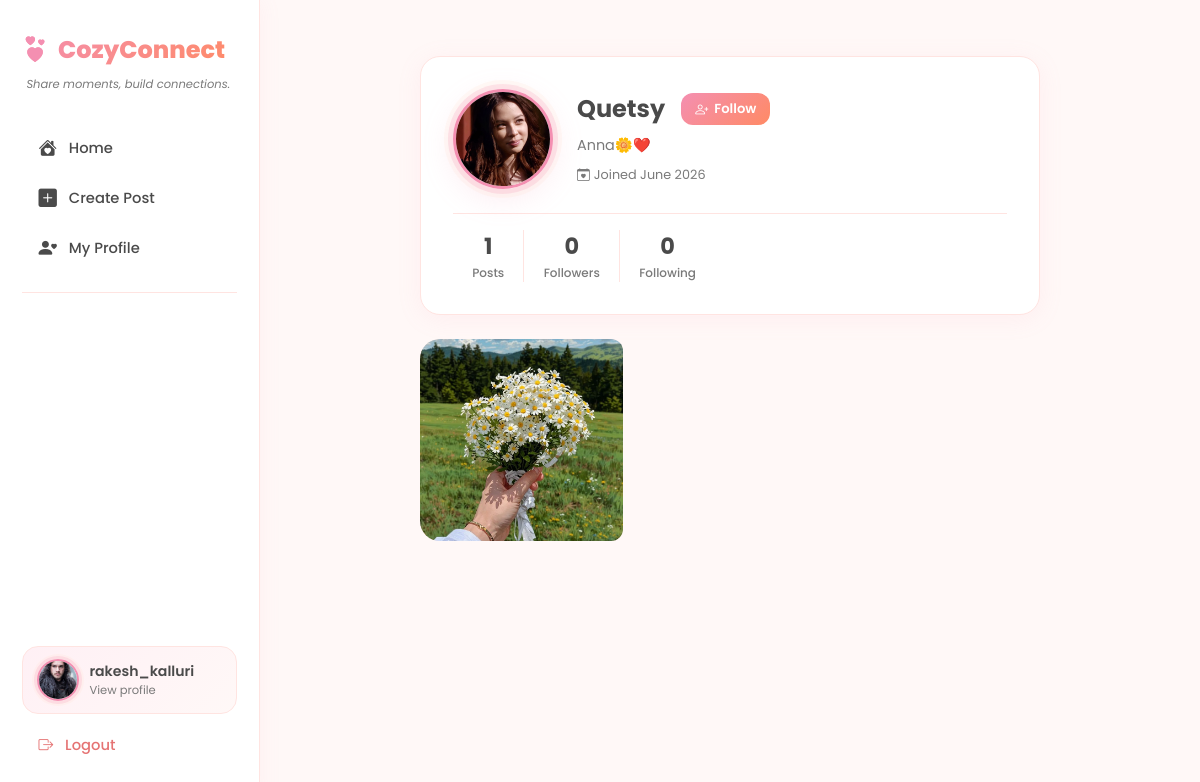
/profile/Quetsy/ (signed in), run on the app's committed database.
### social/models.py (models this page shows, shortened)
class Profile(models.Model):
    user = models.OneToOneField(
        User,
        on_delete=models.CASCADE,
        related_name='profile'
    )
    bio = models.TextField(max_length=300, blank=True)
    avatar = models.ImageField(
        upload_to='avatars/',
        default='avatars/default.png',
        blank=True
    )
    def get_followers_count(self):
        return Follow.objects.filter(following=self.user).count()
    def get_following_count(self):
        return Follow.objects.filter(follower=self.user).count()
    def get_posts_count(self):
        return Post.objects.filter(author=self.user).count()

class Post(models.Model):
    author = models.ForeignKey(
        User,
        on_delete=models.CASCADE,
        related_name='posts'
    )
    caption = models.TextField(max_length=500, blank=True)
    image = models.ImageField(
        upload_to='posts/',
        blank=True,
        null=True
    )
    created_at = models.DateTimeField(auto_now_add=True)
    class Meta:
        ordering = ['-created_at']

### social/views.py (the view)
# urls.py: path('profile/<str:username>/', views.profile_view, name='profile'),
@login_required(login_url='login')
def profile_view(request, username):
    profile_user = get_object_or_404(User, username=username)
    profile = profile_user.profile
    posts = Post.objects.filter(author=profile_user)
    is_following = Follow.objects.filter(
        follower=request.user,
        following=profile_user
    ).exists()
    return render(request, 'social/profile.html', {
        'profile_user': profile_user,
        'profile': profile,
        'posts': posts,
        'is_following': is_following,
        'followers_count': profile.get_followers_count(),
        'following_count': profile.get_following_count(),
        'posts_count': profile.get_posts_count(),
    })

### templates/social/profile.html (shortened to what this page needs)
{% extends 'social/base.html' %}
{% block content %}
<div class="content-center">
    <div class="profile-header-card">
        <div class="d-flex align-items-center gap-4 flex-wrap">
            <div class="avatar-cozy avatar-lg">
                {% if profile.avatar %}
                <img src="{{ profile.avatar.url }}" alt="avatar">
                {% else %}
                <div class="avatar-init">{{ profile_user.username|first|upper }}</div>
                {% endif %}
            </div>
            <div class="flex-fill">
                <div class="d-flex align-items-center gap-3 flex-wrap mb-2">
                    <h4 style="font-weight:700;color:var(--text);margin:0;">{{ profile_user.username }}</h4>
                    {% if request.user == profile_user %}
                    <a href="{% url 'edit_profile' %}" class="btn-cozy-outline"
                        style="font-size:0.82rem;padding:6px 14px;">
                        <i class="bi bi-pencil-heart"></i> Edit Profile
                    </a>
                    {% else %}
                    <a href="{% url 'follow' username=profile_user.username %}"
                        class="{% if is_following %}btn-cozy-outline{% else %}btn-cozy{% endif %}"
                        style="font-size:0.82rem;padding:6px 14px;">
                        {% if is_following %}
                        <i class="bi bi-person-dash"></i> Unfollow
                        {% else %}
                        <i class="bi bi-person-plus"></i> Follow
                        {% endif %}
                    </a>
                    {% endif %}
                </div>
                {% if profile.bio %}
                <p class="profile-bio mb-2">{{ profile.bio }}</p>
                {% else %}
                <p style="color:var(--muted);font-size:0.88rem;font-style:italic;" class="mb-2">No bio yet...</p>
                {% endif %}
                <div style="font-size:0.8rem;color:var(--muted);">
                    <i class="bi bi-calendar-heart me-1"></i>Joined {{ profile_user.date_joined|date:"F Y" }}
                </div>
            </div>
        </div>
        <div class="d-flex mt-4 pt-3" style="border-top:1.5px solid var(--border);">
            <div class="stat-box">
                <span class="stat-num">{{ posts_count }}</span>
                <span class="stat-label">Posts</span>
            </div>
            <div class="stat-box">
                <span class="stat-num">{{ followers_count }}</span>
                <span class="stat-label">Followers</span>
            </div>
            <div class="stat-box">
                <span class="stat-num">{{ following_count }}</span>
                <span class="stat-label">Following</span>
            </div>
        </div>
    </div>
    {% if posts %}
    <div class="posts-grid">
        {% for post in posts %}
        <div class="grid-post">
            {% if post.image %}
            <img src="{{ post.image.url }}" alt="post">
            {% else %}
            <div class="grid-post-placeholder">
                <i class="bi bi-chat-heart" style="font-size:1.5rem;color:var(--rose);"></i>
                <span>{{ post.caption|truncatechars:25 }}</span>
            </div>
            {% endif %}
        </div>
        {% endfor %}
    </div>
    {% endif %}
</div>
{% endblock %}

### templates/social/base.html (shortened to what this page needs)
<!DOCTYPE html>
<html lang="en">
<head>
    <link href="https://cdn.jsdelivr.net/npm/bootstrap@5.3.0/dist/css/bootstrap.min.css" rel="stylesheet">
    <link href="https://cdn.jsdelivr.net/npm/bootstrap-icons@1.10.5/font/bootstrap-icons.css" rel="stylesheet">
</head>
<body>
    {% if user.is_authenticated %}
    <aside class="sidebar">
        <a href="{% url 'feed' %}" class="sidebar-brand">
            <i class="bi bi-hearts"></i>
            <span>CozyConnect</span>
        </a>
        <p class="sidebar-tagline">Share moments, build connections.</p>
        <nav>
            <a href="{% url 'feed' %}" class="nav-item-custom">
                <i class="bi bi-house-heart-fill"></i>
                <span>Home</span>
            </a>
            <a href="{% url 'create_post' %}" class="nav-item-custom">
                <i class="bi bi-plus-square-fill"></i>
                <span>Create Post</span>
            </a>
            <a href="{% url 'profile' username=request.user.username %}" class="nav-item-custom">
                <i class="bi bi-person-heart"></i>
                <span>My Profile</span>
            </a>
        </nav>
        <div class="sidebar-divider"></div>
        <div class="sidebar-bottom">
            <a href="{% url 'profile' username=request.user.username %}" class="user-pill">
                <div class="avatar-cozy">
                    {% if user.profile.avatar %}
                    <img src="{{ user.profile.avatar.url }}" alt="avatar">
                    {% else %}
                    <div class="avatar-init">{{ user.username|first|upper }}</div>
                    {% endif %}
                </div>
                <div>
                    <div class="user-pill-name">{{ user.username }}</div>
                    <div class="user-pill-sub">View profile</div>
                </div>
            </a>
            <a href="{% url 'logout' %}" class="logout-btn">
                <i class="bi bi-box-arrow-right"></i>
                <span>Logout</span>
            </a>
        </div>
    </aside>
    {% endif %}
    <div
        class="{% if user.is_authenticated %}main-content{% else %}d-flex align-items-center justify-content-center min-vh-100{% endif %}">
        {% block content %}{% endblock %}
    </div>
</body>
</html>

### templates/social/base.html (style rules this page uses)
:root { --bg: #FFF8F7; --card: #FFFFFF; --primary: #F8BBD0; --peach: #FFD6C2; --rose: #F48FB1; --rose-dark: #E91E8C; --text: #4A4A4A; --muted: #7A7A7A; --border: #FFE4E1; --radius: 20px; --shadow: 0 4px 24px rgba(244, 143, 177, 0.10); --shadow-hover: 0 8px 32px rgba(244, 143, 177, 0.18); }
* { box-sizing: border-box; margin: 0; padding: 0; }
body { background: var(--bg); color: var(--text); font-family: 'Poppins', sans-serif; min-height: 100vh; }
.sidebar { position: fixed; top: 0; left: 0; width: 260px; height: 100vh; background: var(--card); border-right: 1.5px solid var(--border); padding: 2rem 1.4rem; display: flex; flex-direction: column; z-index: 100; box-shadow: 2px 0 20px rgba(244, 143, 177, 0.07); }
.sidebar-brand { font-size: 1.5rem; font-weight: 800; background: linear-gradient(135deg, var(--rose), #FF8A65); -webkit-background-clip: text; -webkit-text-fill-color: transparent; background-clip: text; text-decoration: none; margin-bottom: 2.5rem; display: flex; align-items: center; gap: 10px; }
.sidebar-brand i { -webkit-text-fill-color: var(--rose); font-size: 1.6rem; }
.sidebar-tagline { font-size: 0.72rem; color: var(--muted); margin-top: -2rem; margin-bottom: 2rem; padding-left: 4px; font-style: italic; }
.nav-item-custom { display: flex; align-items: center; gap: 12px; padding: 12px 16px; border-radius: 14px; color: var(--text); text-decoration: none; font-weight: 500; font-size: 0.92rem; transition: all 0.25s ease; margin-bottom: 4px; }
.nav-item-custom i { font-size: 1.15rem; }
.sidebar-divider { height: 1px; background: var(--border); margin: 1rem 0; }
.sidebar-bottom { margin-top: auto; }
.user-pill { display: flex; align-items: center; gap: 10px; padding: 12px 14px; border-radius: 16px; background: linear-gradient(135deg, #FFF0F5, #FFF8F7); text-decoration: none; color: var(--text); transition: all 0.25s; border: 1.5px solid var(--border); margin-bottom: 8px; }
.user-pill-name { font-weight: 600; font-size: 0.88rem; color: var(--text); }
.user-pill-sub { font-size: 0.72rem; color: var(--muted); }
.avatar-cozy { position: relative; display: inline-block; }
.avatar-cozy img, .avatar-cozy .avatar-init { width: 42px; height: 42px; border-radius: 50%; object-fit: cover; border: 2.5px solid var(--rose); box-shadow: 0 0 0 3px rgba(244, 143, 177, 0.2), 0 0 0 5px rgba(255, 214, 194, 0.15); }
.avatar-lg img, .avatar-lg .avatar-init { width: 100px; height: 100px; font-size: 2.2rem; border: 3px solid var(--rose); box-shadow: 0 0 0 5px rgba(244, 143, 177, 0.2), 0 0 0 9px rgba(255, 214, 194, 0.15), 0 8px 32px rgba(244, 143, 177, 0.2); }
.main-content { margin-left: 260px; min-height: 100vh; padding: 2rem 2.5rem; }
.content-center { max-width: 620px; margin: 0 auto; }
.profile-header-card { background: var(--card); border-radius: var(--radius); padding: 2rem; box-shadow: var(--shadow); margin-bottom: 1.5rem; border: 1.5px solid var(--border); }
.profile-bio { color: var(--muted); font-size: 0.9rem; line-height: 1.7; word-wrap: break-word; overflow-wrap: break-word; white-space: pre-wrap; max-width: 100%; display: block; }
.stat-box { text-align: center; padding: 0 1.2rem; border-right: 1px solid var(--border); }
.stat-box:last-child { border-right: none; }
.stat-num { font-size: 1.4rem; font-weight: 700; color: var(--text); display: block; }
.stat-label { font-size: 0.75rem; color: var(--muted); font-weight: 500; }
.posts-grid { display: grid; grid-template-columns: repeat(3, 1fr); gap: 6px; border-radius: var(--radius); overflow: hidden; }
.grid-post { aspect-ratio: 1; overflow: hidden; background: var(--border); position: relative; border-radius: 12px; }
.grid-post img { width: 100%; height: 100%; object-fit: cover; transition: transform 0.3s ease; }
.btn-cozy { background: linear-gradient(135deg, var(--rose), #FF8A65); color: white; border: none; border-radius: 12px; padding: 9px 22px; font-weight: 600; font-family: 'Poppins', sans-serif; font-size: 0.9rem; transition: all 0.25s ease; text-decoration: none; display: inline-flex; align-items: center; gap: 6px; }
.logout-btn { display: flex; align-items: center; gap: 12px; padding: 12px 16px; border-radius: 14px; color: #E57373; text-decoration: none; font-weight: 500; font-size: 0.92rem; transition: all 0.25s ease; width: 100%; }

### data on the page
Profile: avatar (picture), bio "Anna🌼❤️"
Post: image (picture)

### other printed values
{{ user.username }} "rakesh_kalluri"
{{ profile_user.username }} "Quetsy"
{{ profile_user.date_joined|date:"F Y" }} "June 2026"
{{ posts_count }} "1"
{{ followers_count }} "0"
{{ following_count }} "0"
